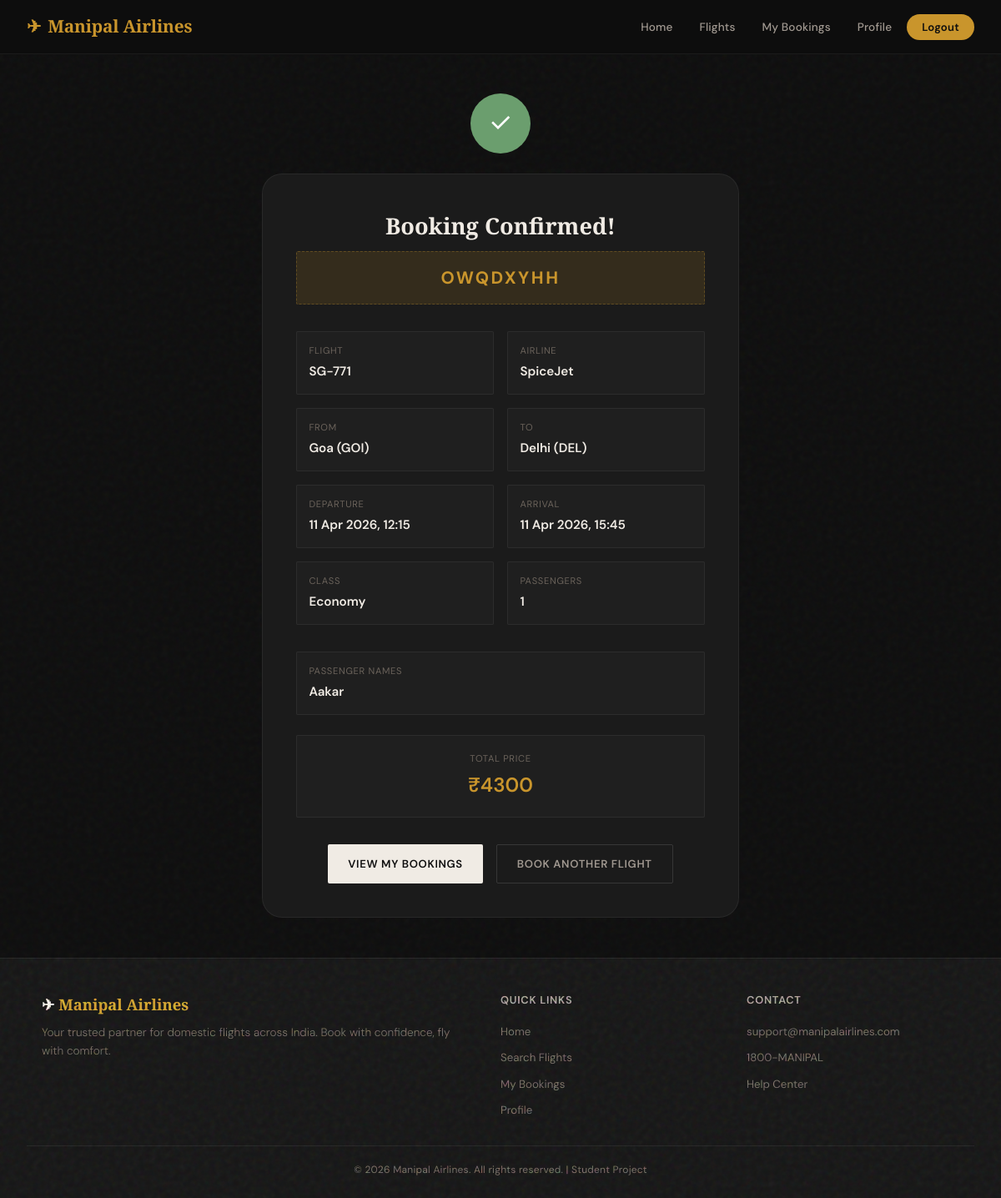
Screenshot of /booking/confirmation/3/ (signed in) with the database file from the repository.
### flights/models.py (models this page shows, shortened)
class Booking(models.Model):
    STATUS_CHOICES = [
        ('confirmed', 'Confirmed'),
        ('cancelled', 'Cancelled'),
    ]
    SEAT_CHOICES = [
        ('economy', 'Economy'),
        ('business', 'Business'),
    ]
    user = models.ForeignKey(User, on_delete=models.CASCADE, related_name='bookings')
    flight = models.ForeignKey(Flight, on_delete=models.CASCADE, related_name='bookings')
    seat_class = models.CharField(max_length=10, choices=SEAT_CHOICES)
    num_passengers = models.IntegerField(default=1)
    passenger_names = models.TextField(default='[]')  # JSON list of names
    status = models.CharField(max_length=10, choices=STATUS_CHOICES, default='confirmed')
    booking_date = models.DateTimeField(auto_now_add=True)
    total_price = models.DecimalField(max_digits=12, decimal_places=2)
    booking_reference = models.CharField(max_length=8, unique=True, blank=True)
    def get_passenger_names(self):
        try:
            return json.loads(self.passenger_names)
        except json.JSONDecodeError:
            return []
    class Meta:
        ordering = ['-booking_date']

class Flight(models.Model):
    flight_number = models.CharField(max_length=10)
    airline = models.CharField(max_length=100, default='Manipal Airlines')
    origin = models.ForeignKey(Airport, on_delete=models.CASCADE, related_name='departures')
    destination = models.ForeignKey(Airport, on_delete=models.CASCADE, related_name='arrivals')
    departure_time = models.DateTimeField()
    arrival_time = models.DateTimeField()
    economy_price = models.DecimalField(max_digits=10, decimal_places=2)
    business_price = models.DecimalField(max_digits=10, decimal_places=2)
    total_economy_seats = models.IntegerField(default=150)
    total_business_seats = models.IntegerField(default=30)
    is_active = models.BooleanField(default=True)
    stops = models.TextField(default='[]', blank=True)  # JSON list of airport codes for layovers
    def get_stops(self):
        try:
            codes = json.loads(self.stops)
            if codes:
                airports = Airport.objects.filter(code__in=codes)
                airport_map = {a.code: a for a in airports}
                return [airport_map[c] for c in codes if c in airport_map]
        except (json.JSONDecodeError, TypeError):
            pass
        return []
    def get_route_data(self):
        route = []
        route.append({
            'code': self.origin.code,
            'city': self.origin.city,
            'lat': self.origin.latitude,
            'lng': self.origin.longitude,
            'type': 'origin'
        })
        for stop in self.get_stops():
            route.append({
                'code': stop.code,
                'city': stop.city,
                'lat': stop.latitude,
                'lng': stop.longitude,
                'type': 'stop'
            })
        route.append({
            'code': self.destination.code,
            'city': self.destination.city,
            'lat': self.destination.latitude,
            'lng': self.destination.longitude,
            'type': 'destination'
        })
        return route
    class Meta:
        ordering = ['departure_time']

class Airport(models.Model):
    code = models.CharField(max_length=10, unique=True)  # IATA code
    name = models.CharField(max_length=200)
    city = models.CharField(max_length=100)
    country = models.CharField(max_length=100, default='India')
    latitude = models.FloatField(default=0.0)
    longitude = models.FloatField(default=0.0)
    class Meta:
        ordering = ['city']

### flights/views.py (the view)
# urls.py: path('booking/confirmation/<int:booking_id>/', views.booking_confirmation, name='booking_confirmation'),
@login_required
def booking_confirmation(request, booking_id):
    booking = get_object_or_404(Booking, id=booking_id, user=request.user)
    route_data = json.dumps(booking.flight.get_route_data())
    return render(request, 'flights/booking_confirmation.html', {
        'booking': booking,
        'route_data': route_data,
    })

### flights/templates/flights/booking_confirmation.html (shortened to what this page needs)
{% extends 'flights/base.html' %}
{% load flight_extras %}
{% block content %}
<div class="confirmation-container">
    <div class="confirm-icon">✓</div>
    <div class="confirm-card glass-card">
        <h1>Booking Confirmed!</h1>
        <div class="ref-number">{{ booking.booking_reference }}</div>
        <div class="detail-grid">
            <div class="detail-item">
                <div class="label">Flight</div>
                <div class="value">{{ booking.flight.flight_number }}</div>
            </div>
            <div class="detail-item">
                <div class="label">Airline</div>
                <div class="value">{{ booking.flight.airline }}</div>
            </div>
            <div class="detail-item">
                <div class="label">From</div>
                <div class="value">{{ booking.flight.origin.city }} ({{ booking.flight.origin.code }})</div>
            </div>
            <div class="detail-item">
                <div class="label">To</div>
                <div class="value">{{ booking.flight.destination.city }} ({{ booking.flight.destination.code }})</div>
            </div>
            <div class="detail-item">
                <div class="label">Departure</div>
                <div class="value">{{ booking.flight.departure_time|date:"d M Y, H:i" }}</div>
            </div>
            <div class="detail-item">
                <div class="label">Arrival</div>
                <div class="value">{{ booking.flight.arrival_time|date:"d M Y, H:i" }}</div>
            </div>
            <div class="detail-item">
                <div class="label">Class</div>
                <div class="value" style="text-transform: capitalize;">{{ booking.seat_class }}</div>
            </div>
            <div class="detail-item">
                <div class="label">Passengers</div>
                <div class="value">{{ booking.num_passengers }}</div>
            </div>
        </div>
        {% with names=booking.get_passenger_names %}
        {% if names %}
        <div class="detail-item" style="margin-bottom: 1.5rem;">
            <div class="label">Passenger Names</div>
            <div class="value">
                {% for name in names %}
                    {{ name }}{% if not forloop.last %}, {% endif %}
                {% endfor %}
            </div>
        </div>
        {% endif %}
        {% endwith %}
        <div class="detail-item" style="margin-bottom: 2rem; text-align: center; padding: 1.2rem;">
            <div class="label">Total Price</div>
            <div class="value" style="font-size: 1.5rem; color: var(--accent);">₹{{ booking.total_price|floatformat:0 }}</div>
        </div>
        <div style="display: flex; gap: 1rem; justify-content: center; flex-wrap: wrap;">
            <a href="{% url 'my_bookings' %}" class="btn btn-primary" id="view-bookings-btn">View My Bookings</a>
            <a href="{% url 'home' %}" class="btn btn-outline" id="book-another-btn">Book Another Flight</a>
        </div>
    </div>
</div>
{% endblock %}

### static/css/style.css (style rules this page uses)
:root { --bg-primary: #0e0e0e; --bg-secondary: #161616; --bg-card: #1b1b1b; --bg-card-hover: #222222; --bg-elevated: #252525; --bg-input: #1a1a1a; --accent: #c9952c; --accent-light: #dbb154; --accent-dim: rgba(201, 149, 44, 0.15); --accent-glow: rgba(201, 149, 44, 0.25); --success: #6b9e6e; --success-bg: rgba(107, 158, 110, 0.12); --danger: #c45c5c; --danger-bg: rgba(196, 92, 92, 0.12); --info: #6b8fb5; --info-bg: rgba(107, 143, 181, 0.12); --warning: #c9952c; --warning-bg: rgba(201, 149, 44, 0.12); --text-primary: #f0ebe4; --text-secondary: #a09890; --text-muted: #6b635b; --text-inverse: #0e0e0e; --border: rgba(255, 255, 255, 0.06); --border-hover: rgba(255, 255, 255, 0.12); --border-accent: rgba(201, 149, 44, 0.3); --shadow-sm: 0 1px 3px rgba(0,0,0,0.4); --shadow-md: 0 4px 12px rgba(0,0,0,0.5); --shadow-lg: 0 8px 24px rgba(0,0,0,0.6); --radius-sm: 2px; --radius-md: 8px; --radius-lg: 24px; --radius-xl: 32px; --radius-pill: 100px; --ease: all 0.35s cubic-bezier(0.16, 1, 0.3, 1); --font-display: 'Playfair Display', 'Georgia', serif; --font-body: 'DM Sans', 'Inter', -apple-system, sans-serif; }
*, *::before, *::after { margin: 0; padding: 0; box-sizing: border-box; }
html { scroll-behavior: smooth; }
body { font-family: var(--font-body); background: var(--bg-primary); color: var(--text-primary); line-height: 1.6; min-height: 100vh; overflow-x: hidden; font-weight: 400; }
a { color: var(--accent); text-decoration: none; transition: var(--ease); }
.btn { display: inline-flex; align-items: center; justify-content: center; gap: 8px; padding: 12px 24px; border: none; border-radius: var(--radius-sm); font-family: var(--font-body); font-size: 0.82rem; font-weight: 600; cursor: pointer; transition: var(--ease); text-decoration: none; letter-spacing: 0.05em; text-transform: uppercase; }
.btn-primary { background: var(--text-primary); color: var(--bg-primary); }
.btn-outline { background: transparent; border: 1px solid var(--border-hover); color: var(--text-secondary); }
.glass-card { background: var(--bg-card); border: 1px solid var(--border); border-radius: var(--radius-lg); padding: 1.5rem; transition: var(--ease); }
.confirmation-container { max-width: 620px; margin: 3rem auto; padding: 0 1.5rem; text-align: center; }
.confirm-icon { width: 72px; height: 72px; background: var(--success); border-radius: 50%; display: flex; align-items: center; justify-content: center; font-size: 2rem; margin: 0 auto 1.5rem; color: white; animation: scaleIn 0.5s ease; }
.confirm-card { padding: 2.5rem; text-align: left; }
.confirm-card h1 { text-align: center; font-family: var(--font-display); font-size: 1.7rem; margin-bottom: 0.5rem; }
.confirm-card .ref-number { text-align: center; font-size: 1.3rem; font-weight: 700; color: var(--accent); letter-spacing: 0.12em; margin-bottom: 2rem; padding: 0.9rem; background: var(--accent-dim); border-radius: var(--radius-sm); border: 1px dashed var(--border-accent); font-family: var(--font-body); }
.detail-grid { display: grid; grid-template-columns: 1fr 1fr; gap: 1rem; margin-bottom: 2rem; }
.detail-item { padding: 0.9rem; background: rgba(255,255,255,0.02); border-radius: var(--radius-sm); border: 1px solid var(--border); }
.detail-item .label { font-size: 0.7rem; text-transform: uppercase; letter-spacing: 0.06em; color: var(--text-muted); margin-bottom: 3px; }
.detail-item .value { font-size: 0.95rem; font-weight: 600; }

### rows the page displays
Booking: booking_reference "OWQDXYHH", flight.flight_number "SG-771", flight.airline "SpiceJet", flight.origin.city "Goa", flight.origin.code "GOI", flight.destination.city "Delhi", flight.destination.code "DEL", flight.departure_time "11 Apr 2026, 12:15", flight.arrival_time "11 Apr 2026, 15:45", seat_class "Economy", num_passengers "1", total_price "4300"

### other values shown
{{ name }} "Aakar"
